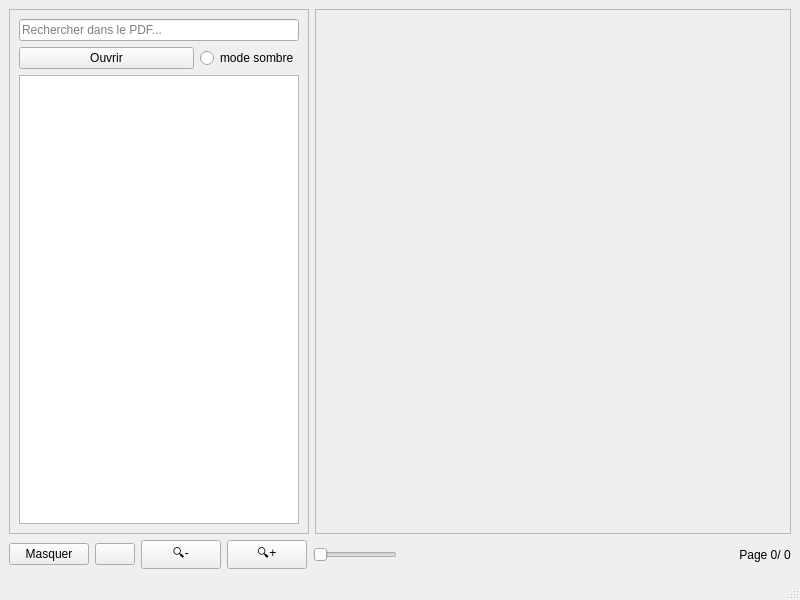
<?xml version="1.0" encoding="UTF-8"?>
<ui version="4.0">
 <class>MainWindow</class>
 <widget class="QMainWindow" name="MainWindow">
  <property name="geometry">
   <rect>
    <x>0</x>
    <y>0</y>
    <width>800</width>
    <height>600</height>
   </rect>
  </property>
  <property name="windowTitle">
   <string>MainWindow</string>
  </property>
  <widget class="QWidget" name="centralwidget">
   <layout class="QGridLayout" name="gridLayout">
    <item row="0" column="0">
     <widget class="QFrame" name="sidebarFrame">
      <property name="maximumSize">
       <size>
        <width>300</width>
        <height>16777215</height>
       </size>
      </property>
      <property name="frameShape">
       <enum>QFrame::Shape::StyledPanel</enum>
      </property>
      <property name="frameShadow">
       <enum>QFrame::Shadow::Raised</enum>
      </property>
      <layout class="QGridLayout" name="gridLayout_2">
       <item row="0" column="0">
        <layout class="QVBoxLayout" name="verticalLayout_3">
         <item>
          <widget class="QLineEdit" name="searchEdit">
           <property name="placeholderText">
            <string>Rechercher dans le PDF...</string>
           </property>
          </widget>
         </item>
         <item>
          <layout class="QHBoxLayout" name="horizontalLayout_2">
           <item>
            <widget class="QPushButton" name="openDocButton">
             <property name="sizePolicy">
              <sizepolicy hsizetype="Expanding" vsizetype="Fixed">
               <horstretch>0</horstretch>
               <verstretch>0</verstretch>
              </sizepolicy>
             </property>
             <property name="text">
              <string>Ouvrir</string>
             </property>
            </widget>
           </item>
           <item>
            <widget class="QRadioButton" name="DarkModeRatio">
             <property name="text">
              <string>mode sombre</string>
             </property>
            </widget>
           </item>
          </layout>
         </item>
        </layout>
       </item>
       <item row="1" column="0">
        <widget class="QTreeView" name="treeView"/>
       </item>
      </layout>
     </widget>
    </item>
    <item row="0" column="1">
     <widget class="QFrame" name="mainFrame">
      <property name="frameShape">
       <enum>QFrame::Shape::StyledPanel</enum>
      </property>
      <property name="frameShadow">
       <enum>QFrame::Shadow::Sunken</enum>
      </property>
     </widget>
    </item>
    <item row="1" column="0" colspan="2">
     <layout class="QHBoxLayout" name="navigationLayout">
      <item>
       <widget class="QPushButton" name="HideButton">
        <property name="text">
         <string>Masquer</string>
        </property>
        <property name="icon">
         <iconset>
          <normaloff>:/icons/settings.png</normaloff>:/icons/settings.png</iconset>
        </property>
       </widget>
      </item>
      <item>
       <widget class="QPushButton" name="ExtendButton">
        <property name="text">
         <string/>
        </property>
       </widget>
      </item>
      <item>
       <widget class="QPushButton" name="ZoomOutButton">
        <property name="text">
         <string>🔍-</string>
        </property>
       </widget>
      </item>
      <item>
       <widget class="QPushButton" name="ZoomInButton">
        <property name="text">
         <string>🔍+</string>
        </property>
       </widget>
      </item>
      <item>
       <widget class="QSlider" name="ZoomSlide">
        <property name="sizePolicy">
         <sizepolicy hsizetype="Preferred" vsizetype="Fixed">
          <horstretch>0</horstretch>
          <verstretch>0</verstretch>
         </sizepolicy>
        </property>
        <property name="orientation">
         <enum>Qt::Orientation::Horizontal</enum>
        </property>
       </widget>
      </item>
      <item>
       <spacer name="horizontalSpacer_2">
        <property name="orientation">
         <enum>Qt::Orientation::Horizontal</enum>
        </property>
        <property name="sizeHint" stdset="0">
         <size>
          <width>40</width>
          <height>20</height>
         </size>
        </property>
       </spacer>
      </item>
      <item>
       <widget class="QLabel" name="pageInfoLabel">
        <property name="sizePolicy">
         <sizepolicy hsizetype="Preferred" vsizetype="Preferred">
          <horstretch>0</horstretch>
          <verstretch>0</verstretch>
         </sizepolicy>
        </property>
        <property name="text">
         <string>Page 0/ 0</string>
        </property>
        <property name="alignment">
         <set>Qt::AlignmentFlag::AlignCenter</set>
        </property>
       </widget>
      </item>
     </layout>
    </item>
   </layout>
  </widget>
  <widget class="QMenuBar" name="menubar">
   <property name="geometry">
    <rect>
     <x>0</x>
     <y>0</y>
     <width>800</width>
     <height>25</height>
    </rect>
   </property>
  </widget>
  <widget class="QStatusBar" name="statusbar"/>
 </widget>
 <resources/>
 <connections/>
</ui>
